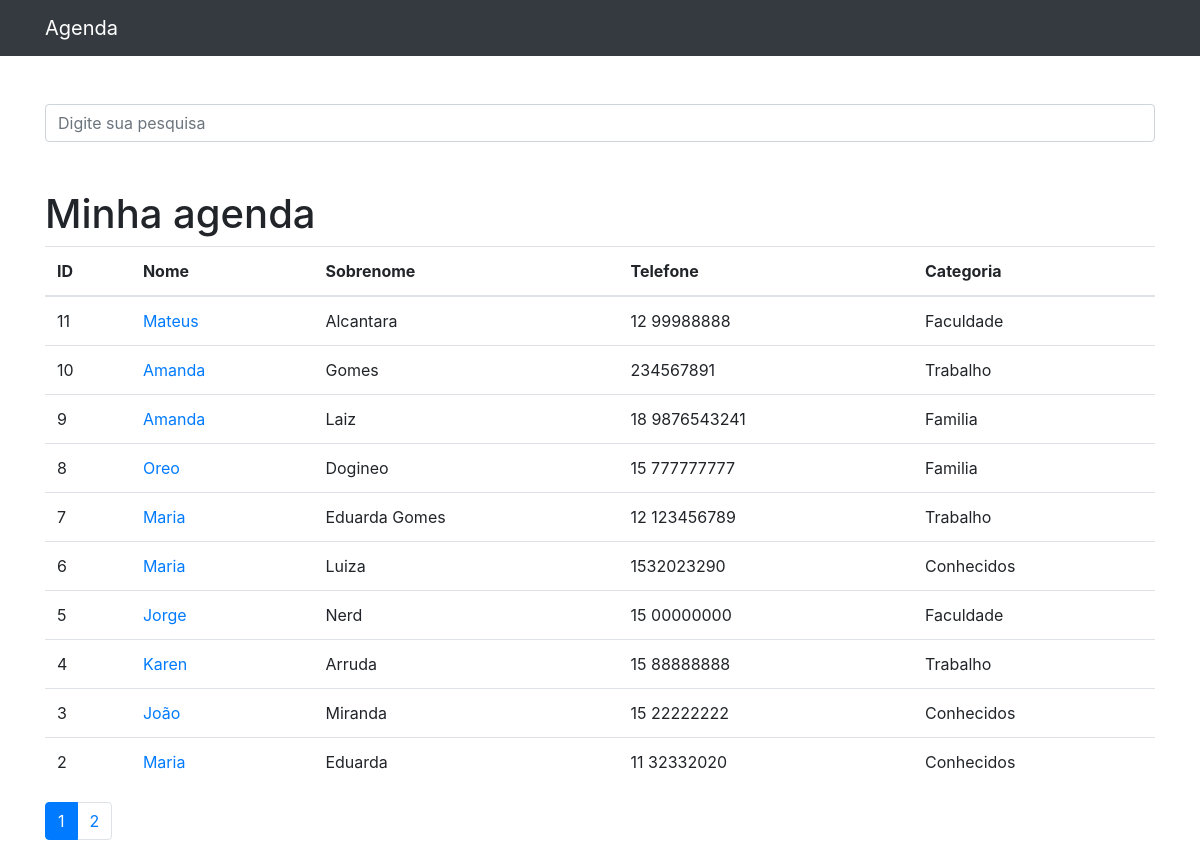
The page / on the database its author committed.
### contatos/models.py (models this page shows, shortened)
class Contato(models.Model):
    nome = models.CharField(max_length=100)
    sobrenome = models.CharField(max_length=100)
    telefone = models.CharField(max_length=20)
    email = models.CharField(max_length=100)
    data = models.DateTimeField(default=timezone.now())
    descricao = models.TextField(blank=True)
    categoria = models.ForeignKey(Categoria, on_delete=models.DO_NOTHING)
    mostrar = models.BooleanField(default=True)
    foto = models.ImageField(blank=True, upload_to='fotos/%Y/%m')

class Categoria(models.Model):
    nome = models.CharField(max_length=255)
    def __str__(self):
        return self.nome

### contatos/views.py (the view)
# urls.py: path('', views.index, name='index'),
def index(request):
    contatos = Contato.objects.order_by('-id').filter(
        mostrar=True
    )
    paginator = Paginator(contatos, 10)  # Exibindo 10 contatos por página
    page = request.GET.get('p')
    contatos = paginator.get_page(page
                                  )
    return render(request, 'contatos/index.html', {
        'contatos': contatos
    })

### contatos/templates/contatos/index.html
{% extends 'base.html' %}
{% block content %}
        <h1 class="mt-5">Minha agenda</h1>
        <table class="table">
          <thead>
            <tr>
              <th>ID</th>
              <th>Nome</th>
              <th>Sobrenome</th>
              <th>Telefone</th>
              <th>Categoria</th>
            </tr>
          </thead>
          <tbody>
          {% for contato in contatos %}
              <tr>
                  <td>{{ contato.id }}</td>
                <td>
                  <a href="{% url 'ver_contato' contato.id %}"> {{ contato.nome }}</a>
                </td>
                <td>{{ contato.sobrenome }}</td>
                <td>{{ contato.telefone }}</td>
                <td>{{ contato.categoria }}</td>
              </tr>
          {% endfor %}
          </tbody>
        </table>
<nav aria-label="Page navigation example">
  <ul class="pagination">
    {% for pagina in contatos.paginator.page_range %}
        {% if contatos.number == pagina %}
          <li class="page-item active">
            <a class="page-link" href="?p={{pagina}}&termo={{ request.GET.termo }}">{{pagina}}</a>
          </li>
        {% else %}
            <li class="page-item">
            <a class="page-link" href="?p={{pagina}}&termo={{ request.GET.termo }}">{{pagina}}</a>
          </li>
        {% endif %}
    {% endfor %}
  </ul>
</nav>
{% endblock %}

### templates/base.html (shortened to what this page needs)
<!DOCTYPE html>
{% load static %}
<html lang="pt">
{% include 'parciais/_head.html' %}
<head>
</head>
<body>
{% include 'parciais/_nav.html' %}
  <div class="container">
    <div class="row">
      <div class="col-lg-12">
          {% if 'accounts' not in request.path %}
          <br><br>
          <form method="get" action="{% url 'busca' %}">
              <div CLASS="form-group row">
                    <div class="col-12">
                        <input class="form-control"
                               type="search" value="{{ request.GET.termo }}"
                               id="search-input"
                               placeholder="Digite sua pesquisa"
                               name="termo" >
                    </div>
              </div>
          </form>
          {% endif %}
{% block content %} {% endblock %}
      </div>
    </div>
  </div>
</body>
</html>

### contatos/templates/parciais/_head.html (shortened to what this page needs)
{% load static %}
  <link href="{% static 'vendor/bootstrap/css/bootstrap.min.css' %}" rel="stylesheet">

### contatos/templates/parciais/_nav.html (shortened to what this page needs)
 <nav class="navbar navbar-expand-lg navbar-dark bg-dark static-top">
    <div class="container">
      <a class="navbar-brand" href="{% url 'index' %}">Agenda</a>
    </div>
  </nav>

### rows shown on the page
Contato: id "11", nome "Mateus", sobrenome "Alcantara", telefone "12 99988888", categoria "Faculdade"
Contato: id "10", nome "Amanda", sobrenome "Gomes", telefone "234567891", categoria "Trabalho"
Contato: id "9", nome "Amanda", sobrenome "Laiz", telefone "18 9876543241", categoria "Familia"
Contato: id "8", nome "Oreo", sobrenome "Dogineo", telefone "15 777777777", categoria "Familia"
Contato: id "7", nome "Maria", sobrenome "Eduarda Gomes", telefone "12 123456789", categoria "Trabalho"
Contato: id "6", nome "Maria", sobrenome "Luiza", telefone "1532023290", categoria "Conhecidos"
Contato: id "5", nome "Jorge", sobrenome "Nerd", telefone "15 00000000", categoria "Faculdade"
Contato: id "4", nome "Karen", sobrenome "Arruda", telefone "15 88888888", categoria "Trabalho"
Contato: id "3", nome "João", sobrenome "Miranda", telefone "15 22222222", categoria "Conhecidos"
Contato: id "2", nome "Maria", sobrenome "Eduarda", telefone "11 32332020", categoria "Conhecidos"

### other values the page prints
{{ pagina }} "1"
{{ pagina }} "2"
